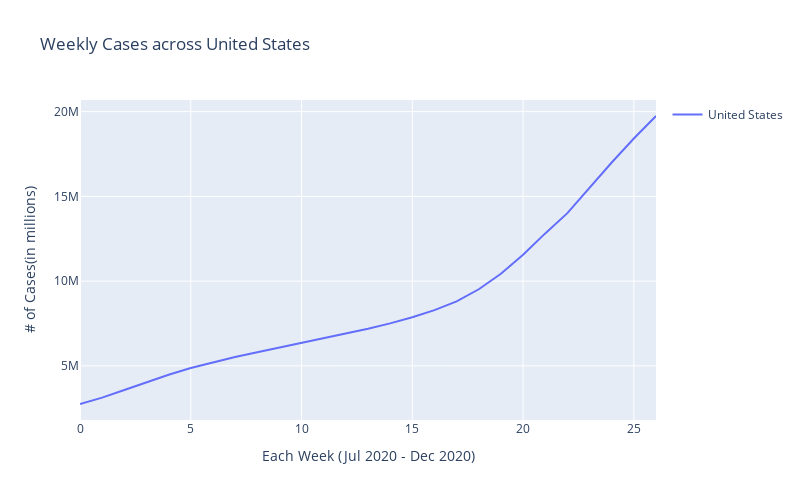

Notebook code for this chart:
### Markdown cell above
## Plot the number of Cases across the United States

### Code cell
fig = go.Figure()

fig.add_trace(go.Scatter(x=weekly_cases_us_data.index, y=weekly_cases_us_data,
                         mode='lines', name='United States'))

fig.update_layout(
    title='Weekly Cases across United States',
    xaxis=dict(title='Each Week (Jul 2020 - Dec 2020)'),
    yaxis=dict(title='# of Cases(in millions)'),
    showlegend=True,
    width=800,
    height=500
)

fig.show()

### Figure 1 — Plotly figure (JSON) as saved in the notebook; plotly's stock layout.template omitted (floating-point values rounded to 4 significant figures)
{"data": [{"mode": "lines", "name": "United States", "type": "scatter", "x": [0, 1, 2, 3, 4, 5, 6, 7, 8, 9, 10, 11, 12, 13, 14, 15, 16, 17, 18, 19, 20, 21, 22, 23, 24, 25, 26], "y": [2748327, 3126511, 3577705, 4042729, 4478146, 4870082, 5219825, 5526317, 5807342, 6084681, 6333208, 6599417, 6894327, 7191626, 7504648, 7869353, 8289604, 8805390, 9518980, 10437353, 11551643, 12815908, 14010485, 15499789, 16998180, 18416088, 19743342]}], "layout": {"height": 500, "showlegend": true, "title": {"text": "Weekly Cases across United States"}, "width": 800, "xaxis": {"title": {"text": "Each Week (Jul 2020 - Dec 2020)"}}, "yaxis": {"title": {"text": "# of Cases(in millions)"}}}}
